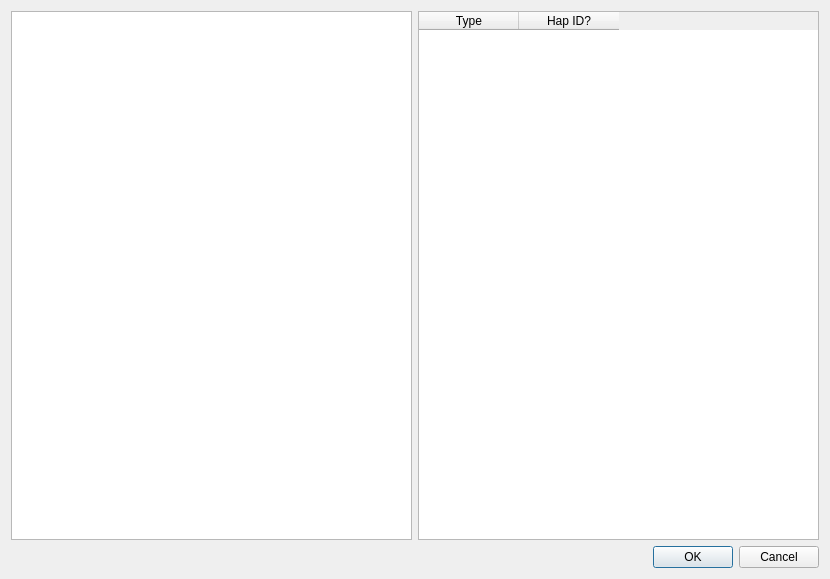
<?xml version="1.0" encoding="UTF-8"?>
<ui version="4.0">
 <class>Dialog</class>
 <widget class="QDialog" name="Dialog">
  <property name="geometry">
   <rect>
    <x>0</x>
    <y>0</y>
    <width>830</width>
    <height>579</height>
   </rect>
  </property>
  <property name="windowTitle">
   <string>Dialog</string>
  </property>
  <layout class="QVBoxLayout" name="verticalLayout">
   <item>
    <layout class="QHBoxLayout" name="horizontalLayout">
     <item>
      <widget class="QTableWidget" name="tableCool">
       <property name="sizePolicy">
        <sizepolicy hsizetype="Expanding" vsizetype="Expanding">
         <horstretch>0</horstretch>
         <verstretch>0</verstretch>
        </sizepolicy>
       </property>
       <attribute name="horizontalHeaderVisible">
        <bool>true</bool>
       </attribute>
       <attribute name="verticalHeaderVisible">
        <bool>false</bool>
       </attribute>
      </widget>
     </item>
     <item>
      <widget class="QTableWidget" name="tableTypes">
       <property name="sizePolicy">
        <sizepolicy hsizetype="MinimumExpanding" vsizetype="Expanding">
         <horstretch>0</horstretch>
         <verstretch>0</verstretch>
        </sizepolicy>
       </property>
       <attribute name="verticalHeaderVisible">
        <bool>true</bool>
       </attribute>
       <column>
        <property name="text">
         <string>Type</string>
        </property>
       </column>
       <column>
        <property name="text">
         <string>Hap ID?</string>
        </property>
       </column>
      </widget>
     </item>
    </layout>
   </item>
   <item>
    <widget class="QDialogButtonBox" name="buttonBox">
     <property name="orientation">
      <enum>Qt::Horizontal</enum>
     </property>
     <property name="standardButtons">
      <set>QDialogButtonBox::Cancel|QDialogButtonBox::Ok</set>
     </property>
    </widget>
   </item>
  </layout>
 </widget>
 <resources/>
 <connections>
  <connection>
   <sender>buttonBox</sender>
   <signal>accepted()</signal>
   <receiver>Dialog</receiver>
   <slot>accept()</slot>
   <hints>
    <hint type="sourcelabel">
     <x>248</x>
     <y>254</y>
    </hint>
    <hint type="destinationlabel">
     <x>157</x>
     <y>274</y>
    </hint>
   </hints>
  </connection>
  <connection>
   <sender>buttonBox</sender>
   <signal>rejected()</signal>
   <receiver>Dialog</receiver>
   <slot>reject()</slot>
   <hints>
    <hint type="sourcelabel">
     <x>316</x>
     <y>260</y>
    </hint>
    <hint type="destinationlabel">
     <x>286</x>
     <y>274</y>
    </hint>
   </hints>
  </connection>
 </connections>
</ui>
